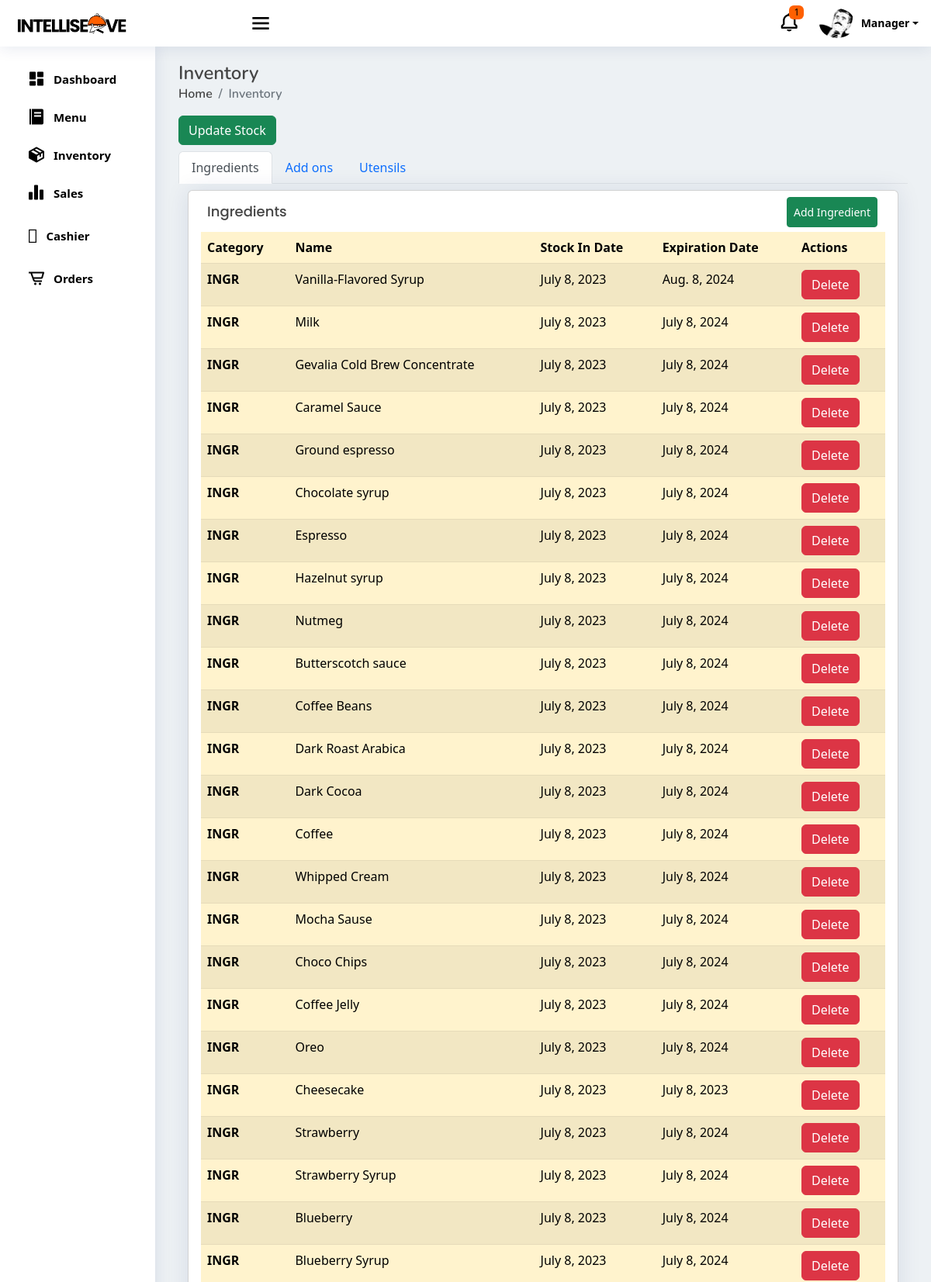
The app's page //inventory/ (signed in, upper part) with its own data.
### pos/models.py (models this page shows, shortened)
class Stocks(models.Model):
    stockname = models.CharField(max_length=50)
    stockcategory = models.CharField(choices=STOCK_CATEGORY, max_length=100)
    stockdate_in = models.DateField()
    stockexpiration = models.DateField()

### pos/views.py (the view)
# urls.py: path('/inventory/', views.inventory, name='inventory'),
@login_required
def inventory(request):
    ingridientForm = IngridientsForm()
    my_data_ingredients = Stocks.objects.all()
    my_data_addOns = Stocks.objects.all()
    my_data_utensils = Stocks.objects.all()
    all_stocks = my_data_ingredients.union(my_data_addOns, my_data_utensils)
    addOnsForm = AddOnsForm()
    utensilsForm = UtensilsForm()
    context = {
        "stock_category": STOCK_CATEGORY,
        "stock_quantity": STOCK_QUANTITY,
        "my_data_i" : my_data_ingredients.filter(stockcategory="INGR"),
        "my_data_a" : my_data_addOns.filter(stockcategory="AO"),
        "my_data_u" : my_data_utensils.filter(stockcategory="UTNSL"),
        "all_stocks": all_stocks,
        "ingridientForm": ingridientForm,
        "addOnsForm" : addOnsForm,
        "utensilsForm" : utensilsForm,
    }
    return render(request, "inventory.html", context)

### pos/templates/inventory.html (shortened to what this page needs)
{% extends "base.html" %}
{% block content %}
    <div class="pagetitle">
      <h1>Inventory</h1>
      <nav>
        <ol class="breadcrumb">
          <li class="breadcrumb-item"><a href="/templates/start.html">Home</a></li>
          <li class="breadcrumb-item active">Inventory</li>
        </ol>
      </nav>
    </div>
    <section class="section dashboard">
      <div class="row">
        <div class="row">
          <div class="col-4">
          <button type="button" class="btn btn-success" data-bs-toggle="offcanvas"
          data-bs-target="#updateStockForm">Update Stock</button>
        </div>
        </div>
        <div class="col-lg-12 mb-2">
          <div class="row g-2">
            <div class="col-12">
              <ul class="nav nav-tabs">
                <li class="nav-item">
                  <a class="nav-link active" data-bs-toggle="tab" href="#ingredient">Ingredients</a>
                </li>
                <li class="nav-item">
                  <a class="nav-link" data-bs-toggle="tab" href="#addons">Add ons</a>
                </li>
                <li class="nav-item">
                  <a class="nav-link" data-bs-toggle="tab" href="#utensils">Utensils</a>
                </li>
              </ul>
              <div class="tab-content pt-2">
                <div class="tab-pane container active" id="ingredient">
                  <div class="card overflow-auto">
                    <div class="card-body  py-2">
                      <div class="row">
                        <div class="col-10">
                          <h5 class="card-title p-2">Ingredients</span></h5>
                        </div>
                        <div class="col-2">
                          <button type="button" class="btn btn-success p-2 btn-sm justify-content-end" data-bs-toggle="modal"
                          data-bs-target="#addingredientmodal">Add Ingredient</button>
                        </div>
                      </div>
                      <table class="table rounded table-striped table-warning " id="IngredientTable">
                        <thead>
                          <tr>
                            <th scope="col">Category</th>
                            <th scope="col">Name</th>
                            <th scope="col">Stock In Date</th>
                            <th scope="col">Expiration Date</th>
                            <th scope="col">Actions</th>
                          </tr>
                        </thead>
                        <tbody>
                          {% for item in my_data_i %}
                          <tr>
                            <th>{{item.stockcategory}}</th>
                            <td>{{item.stockname}}</td>
                            <td>{{item.stockdate_in}}</td>
                            <td>{{item.stockexpiration}}</td>
                            <td>
                              <form action="{% url 'pos:delete_stock' %}" method="POST">
                                <button type="submit" class="btn btn-danger">Delete</button>
                              </form>
                            </td>
                          </tr>
                          {% endfor %}
                        </tbody>
                      </table>
                    </div>
                  </div>
                </div>
              </div>
            </div>
          </div>
        </div>
      </div>
    </section>
    {%endblock content %}

### pos/static/style.css (style rules this page uses)
:root { scroll-behavior: smooth; }
body { font-family: "Open Sans", sans-serif; background-color: #EDF1F4 !important; }
a { color: #4154f1; text-decoration: none; }
h1, h2, h3, h4, h5, h6 { font-family: "Nunito", sans-serif; }
.pagetitle { margin-bottom: 10px; }
.pagetitle h1 { font-size: 24px; margin-bottom: 0; font-weight: 600; color: #454545; }
.card { margin-bottom: 30px; border: none; border-radius: 5px; box-shadow: 0px 0 30px rgba(1, 41, 112, 0.1); }
.card-title { padding: 20px 0 15px 0; font-size: 18px; font-weight: 500; color: #454545; font-family: "Poppins", sans-serif; }
.card-body { padding: 0 20px 20px 20px; }
.breadcrumb { font-size: 14px; font-family: "Nunito", sans-serif; color: #454545 !important; font-weight: 600; }
.breadcrumb a { color: #454545; transition: 0.3s; text-decoration: none; }
.breadcrumb .breadcrumb-item::before { color: #899bbd; }
.breadcrumb .active { color: #51678f; font-weight: 600; }

### records on screen
Stocks: stockcategory "INGR", stockname "Vanilla-Flavored Syrup", stockdate_in "July 8, 2023", stockexpiration "Aug. 8, 2024"
Stocks: stockcategory "INGR", stockname "Milk", stockdate_in "July 8, 2023", stockexpiration "July 8, 2024"
Stocks: stockcategory "INGR", stockname "Gevalia Cold Brew Concentrate", stockdate_in "July 8, 2023", stockexpiration "July 8, 2024"
Stocks: stockcategory "INGR", stockname "Caramel Sauce", stockdate_in "July 8, 2023", stockexpiration "July 8, 2024"
Stocks: stockcategory "INGR", stockname "Ground espresso", stockdate_in "July 8, 2023", stockexpiration "July 8, 2024"
Stocks: stockcategory "INGR", stockname "Chocolate syrup", stockdate_in "July 8, 2023", stockexpiration "July 8, 2024"
Stocks: stockcategory "INGR", stockname "Espresso", stockdate_in "July 8, 2023", stockexpiration "July 8, 2024"
Stocks: stockcategory "INGR", stockname "Hazelnut syrup", stockdate_in "July 8, 2023", stockexpiration "July 8, 2024"
Stocks: stockcategory "INGR", stockname "Nutmeg", stockdate_in "July 8, 2023", stockexpiration "July 8, 2024"
Stocks: stockcategory "INGR", stockname "Butterscotch sauce", stockdate_in "July 8, 2023", stockexpiration "July 8, 2024"
Stocks: stockcategory "INGR", stockname "Coffee Beans", stockdate_in "July 8, 2023", stockexpiration "July 8, 2024"
Stocks: stockcategory "INGR", stockname "Dark Roast Arabica", stockdate_in "July 8, 2023", stockexpiration "July 8, 2024"
Stocks: stockcategory "INGR", stockname "Dark Cocoa", stockdate_in "July 8, 2023", stockexpiration "July 8, 2024"
Stocks: stockcategory "INGR", stockname "Coffee", stockdate_in "July 8, 2023", stockexpiration "July 8, 2024"
Stocks: stockcategory "INGR", stockname "Whipped Cream", stockdate_in "July 8, 2023", stockexpiration "July 8, 2024"
Stocks: stockcategory "INGR", stockname "Mocha Sause", stockdate_in "July 8, 2023", stockexpiration "July 8, 2024"
Stocks: stockcategory "INGR", stockname "Choco Chips", stockdate_in "July 8, 2023", stockexpiration "July 8, 2024"
Stocks: stockcategory "INGR", stockname "Coffee Jelly", stockdate_in "July 8, 2023", stockexpiration "July 8, 2024"
Stocks: stockcategory "INGR", stockname "Oreo", stockdate_in "July 8, 2023", stockexpiration "July 8, 2024"
Stocks: stockcategory "INGR", stockname "Cheesecake", stockdate_in "July 8, 2023", stockexpiration "July 8, 2023"
Stocks: stockcategory "INGR", stockname "Strawberry", stockdate_in "July 8, 2023", stockexpiration "July 8, 2024"
Stocks: stockcategory "INGR", stockname "Strawberry Syrup", stockdate_in "July 8, 2023", stockexpiration "July 8, 2024"
Stocks: stockcategory "INGR", stockname "Blueberry", stockdate_in "July 8, 2023", stockexpiration "July 8, 2024"
Stocks: stockcategory "INGR", stockname "Blueberry Syrup", stockdate_in "July 8, 2023", stockexpiration "July 8, 2024"
